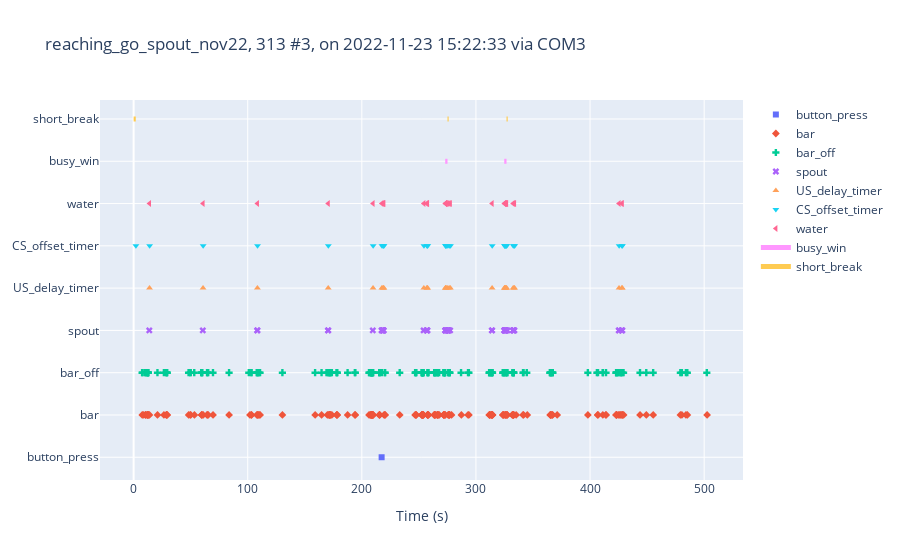

This figure's notebook cell:
### Code cell
keys = [
        'button_press', 'bar', 'bar_off', 'spout', 'US_delay_timer', 'CS_offset_timer']
state_def = [{'name': 'waiting_for_spout', 
        'onset': 'waiting_for_spout',
        'offset': 'waiting_for_spout'},
        {'name':'busy_win', 
        'onset':'busy_win', 
        'offset':'short_break'},
        {'name':'short_break', 
        'onset':'short_break', 
        'offset':'waiting_for_spout'}]

exp_cohort.sessions[0].plot_session(keys, state_def, 
        print_expr=dict(name='water', expr='.?water success'))

### Figure 1 — Plotly figure (JSON) as saved in the notebook; plotly's stock layout.template omitted (floating-point values rounded to 4 significant figures; data arrays with more than 128 entries replaced by an {"elided": "..."} marker saying what was removed)
{"data": [{"marker": {"symbol": "square"}, "mode": "markers", "name": "button_press", "type": "scatter", "x": [217.3], "y": ["button_press"]}, {"marker": {"symbol": "diamond"}, "mode": "markers", "name": "bar", "type": "scatter", "x": {"elided": "183 float values"}, "y": {"elided": "183 str values"}}, {"marker": {"symbol": "cross"}, "mode": "markers", "name": "bar_off", "type": "scatter", "x": {"elided": "183 float values"}, "y": {"elided": "183 str values"}}, {"marker": {"symbol": "x"}, "mode": "markers", "name": "spout", "type": "scatter", "x": [13.73, 60.63, 108.3, 108.5, 170.4, 170.6, 209.6, 217.3, 217.6, 218.3, 218.5, 218.7, 218.9, 219.1, 254.1, 256.8, 257.1, 257.3, 257.4, 273.1, 273.2, 273.4, 273.6, 273.6, 275.0, 275.3, 275.3, 275.3, 276.1, 276.3, 277.4, 314.0, 314.2, 324.8, 325.0, 325.3, 325.4, 325.6, 325.9, 326.1, 326.3, 326.7, 327.6, 332.4, 332.6, 333.2, 333.4, 333.6, 425.2, 425.4, 427.6, 428.0, 428.2], "y": ["spout", "spout", "spout", "spout", "spout", "spout", "spout", "spout", "spout", "spout", "spout", "spout", "spout", "spout", "spout", "spout", "spout", "spout", "spout", "spout", "spout", "spout", "spout", "spout", "spout", "spout", "spout", "spout", "spout", "spout", "spout", "spout", "spout", "spout", "spout", "spout", "spout", "spout", "spout", "spout", "spout", "spout", "spout", "spout", "spout", "spout", "spout", "spout", "spout", "spout", "spout", "spout", "spout"]}, {"marker": {"symbol": "triangle-up"}, "mode": "markers", "name": "US_delay_timer", "type": "scatter", "x": [13.93, 60.84, 108.5, 170.6, 209.8, 217.6, 218.5, 218.9, 219.3, 254.3, 257.0, 257.3, 257.6, 273.3, 273.4, 273.8, 273.8, 275.2, 276.5, 277.6, 314.2, 325.0, 325.2, 325.5, 325.6, 326.1, 326.5, 326.9, 332.6, 333.4, 333.8, 425.4, 427.8, 428.2], "y": ["US_delay_timer", "US_delay_timer", "US_delay_timer", "US_delay_timer", "US_delay_timer", "US_delay_timer", "US_delay_timer", "US_delay_timer", "US_delay_timer", "US_delay_timer", "US_delay_timer", "US_delay_timer", "US_delay_timer", "US_delay_timer", "US_delay_timer", "US_delay_timer", "US_delay_timer", "US_delay_timer", "US_delay_timer", "US_delay_timer", "US_delay_timer", "US_delay_timer", "US_delay_timer", "US_delay_timer", "US_delay_timer", "US_delay_timer", "US_delay_timer", "US_delay_timer", "US_delay_timer", "US_delay_timer", "US_delay_timer", "US_delay_timer", "US_delay_timer", "US_delay_timer"]}, {"marker": {"symbol": "triangle-down"}, "mode": "markers", "name": "CS_offset_timer", "type": "scatter", "x": [2, 14.03, 60.94, 108.6, 170.7, 209.9, 217.7, 218.6, 219.0, 219.4, 254.4, 257.1, 257.4, 257.7, 273.4, 273.5, 273.9, 273.9, 275.3, 276.6, 277.7, 314.3, 325.1, 325.3, 325.6, 325.7, 326.2, 326.6, 327.0, 332.7, 333.5, 333.9, 425.5, 427.9, 428.3], "y": ["CS_offset_timer", "CS_offset_timer", "CS_offset_timer", "CS_offset_timer", "CS_offset_timer", "CS_offset_timer", "CS_offset_timer", "CS_offset_timer", "CS_offset_timer", "CS_offset_timer", "CS_offset_timer", "CS_offset_timer", "CS_offset_timer", "CS_offset_timer", "CS_offset_timer", "CS_offset_timer", "CS_offset_timer", "CS_offset_timer", "CS_offset_timer", "CS_offset_timer", "CS_offset_timer", "CS_offset_timer", "CS_offset_timer", "CS_offset_timer", "CS_offset_timer", "CS_offset_timer", "CS_offset_timer", "CS_offset_timer", "CS_offset_timer", "CS_offset_timer", "CS_offset_timer", "CS_offset_timer", "CS_offset_timer", "CS_offset_timer", "CS_offset_timer"]}, {"marker": {"symbol": "triangle-left"}, "mode": "markers", "name": "water", "type": "scatter", "x": [13.93, 60.84, 108.5, 170.6, 209.8, 217.6, 218.5, 218.9, 219.3, 254.3, 257.0, 257.3, 257.6, 273.3, 273.4, 273.8, 273.8, 275.2, 276.5, 277.6, 314.2, 325.0, 325.2, 325.5, 325.6, 326.1, 326.5, 326.9, 332.6, 333.4, 333.8, 425.4, 427.8, 428.2], "y": ["water", "water", "water", "water", "water", "water", "water", "water", "water", "water", "water", "water", "water", "water", "water", "water", "water", "water", "water", "water", "water", "water", "water", "water", "water", "water", "water", "water", "water", "water", "water", "water", "water", "water"]}, {"line": {"width": 5}, "mode": "lines", "name": "waiting_for_spout", "type": "scatter", "x": [], "y": []}, {"line": {"width": 5}, "mode": "lines", "name": "busy_win", "type": "scatter", "x": [273.1, 275.1, null, 324.8, 326.8, null], "y": ["busy_win", "busy_win", "busy_win", "busy_win", "busy_win", "busy_win"]}, {"line": {"width": 5}, "mode": "lines", "name": "short_break", "type": "scatter", "x": [0, 1.883, null, 275.1, 276.1, null, 326.8, 327.8, null], "y": ["short_break", "short_break", "short_break", "short_break", "short_break", "short_break", "short_break", "short_break", "short_break"]}], "layout": {"autosize": true, "title": {"text": "reaching_go_spout_nov22, 313 #3, on 2022-11-23 15:22:33 via COM3"}, "xaxis": {"autorange": true, "range": [-30.45, 535.0], "title": {"text": "Time (s)"}, "type": "linear"}, "yaxis": {"autorange": true, "fixedrange": true, "range": [-0.6445, 8.455], "type": "category"}}}
